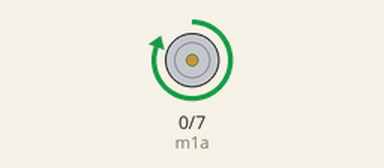
The sketch below on a simulated Arduino Uno, built with avr-gcc and run on an emulated ATmega328P. Shown: motor-driver pin pairs drawn as motors (green arrow = first pin HIGH = forward, orange = second pin HIGH = backward, longer = more drive).

Above: at 0.5 s.
Timing chart, 0 to 4.6 s (numbered marks = the images above):
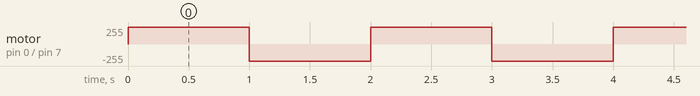

Measured:
- by itself, motor on pin 0 (m1a) / pin 7 (m1b): alternates forward 255/255 for 1.0 s and backward 255/255 for 1.0 s

The sketch:

LED_2.ino
```cpp
int m1a=0;
int m1b=7;
void setup()
{
pinMode(m1a,OUTPUT);
pinMode(m1b,OUTPUT);

}
void loop()
{digitalWrite(m1a,HIGH);
digitalWrite(m1b,LOW);
delay(1000);
digitalWrite(m1a,LOW);
digitalWrite(m1b,HIGH);

delay(1000);

}
```
